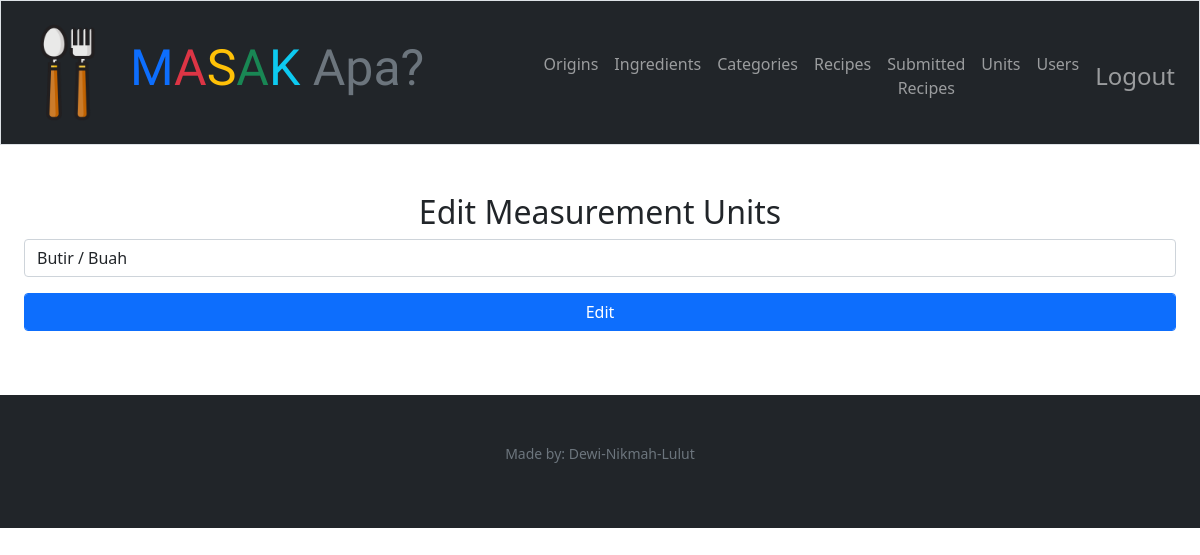
/admin/units/11/edit (signed in), run on an earlier commit of the app's database.
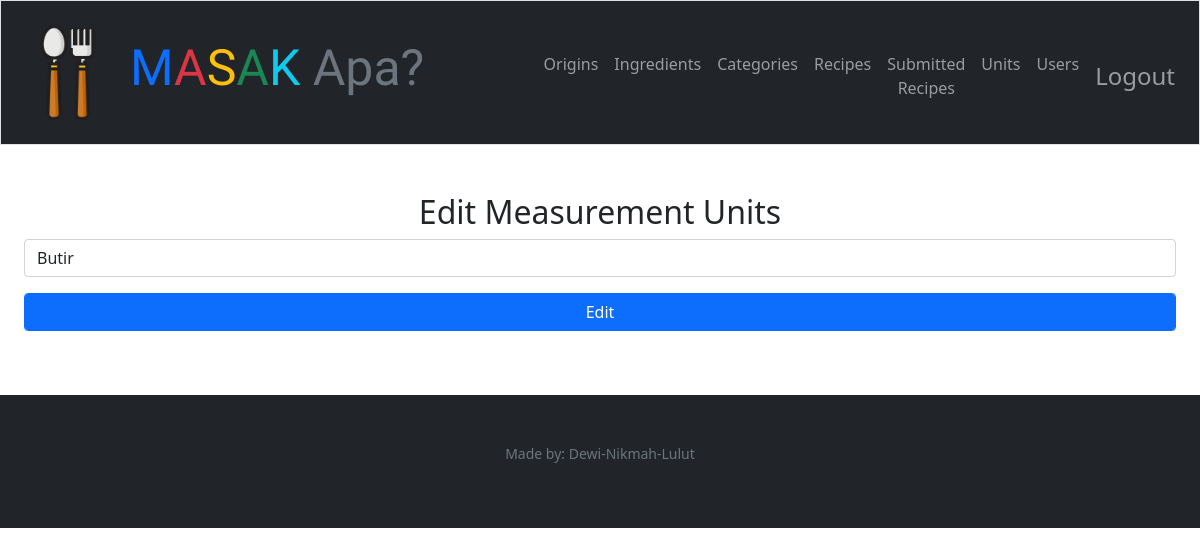
And on a later commit of the database.
### tables this page shows
CREATE TABLE "units" (
	"id"	integer NOT NULL,
	"name"	varchar NOT NULL,
	"created_at"	datetime DEFAULT CURRENT_TIMESTAMP,
	"updated_at"	datetime DEFAULT CURRENT_TIMESTAMP,
	PRIMARY KEY("id" AUTOINCREMENT)
);

### app.py (the view)
@app.route("/admin/units/<id>/edit", methods=["GET", "POST"])
@login_admin_required
def units_edit(id):
    if request.method == "GET":
        unit = db.execute("select * from units where id = ?", id)[0]
        print(unit)
        return render_template("/admin/units_edit.html", unit = unit)
    elif request.method == "POST":
        unit = request.form.get("unit")
        print(unit)
        db.execute("update units set name = ? where id = ?", unit, id)
        flash("The measurement unit has been successfully edited")
        return redirect("/admin/units")

### app.py (called while the page is built)
@app.after_request
def after_request(response):
    response.headers["Cache-Control"] = "no-cache, no-store, must-revalidate"
    response.headers["Expires"] = 0
    response.headers["Pragma"] = "no-cache"
    return response

### helpers.py (called while the page is built)
def login_admin_required(f):
    @wraps(f)
    def decorated_function(*args, **kwargs):
        if session.get("role") != 'admin':
            return redirect("/login")
        return f(*args, **kwargs)
    return decorated_function

### templates/admin/units_edit.html (shortened to what this page needs)
{% extends "layout_admin.html" %}
{% block main %}
<div class="container-fluid mb-3">
    <h2 class="text-center">Edit Measurement Units</h2>
    <form action="/admin/units/{{ unit['id'] }}/edit" method="post">
        <div class="mb-3">
            <input autocomplete="off" autofocus class="form-control" value="{{ unit['name'] }}" id="unit" name="unit" type="text">
        </div>
        <div class="mb-3">
            <button class="btn btn-primary form-control" type="submit">Edit</button>
        </div>
    </form>
</div>
{% endblock %}

What changed in the data, as far as the page shows it:
changed units: unit "Butir / Buah" → "Butir"
